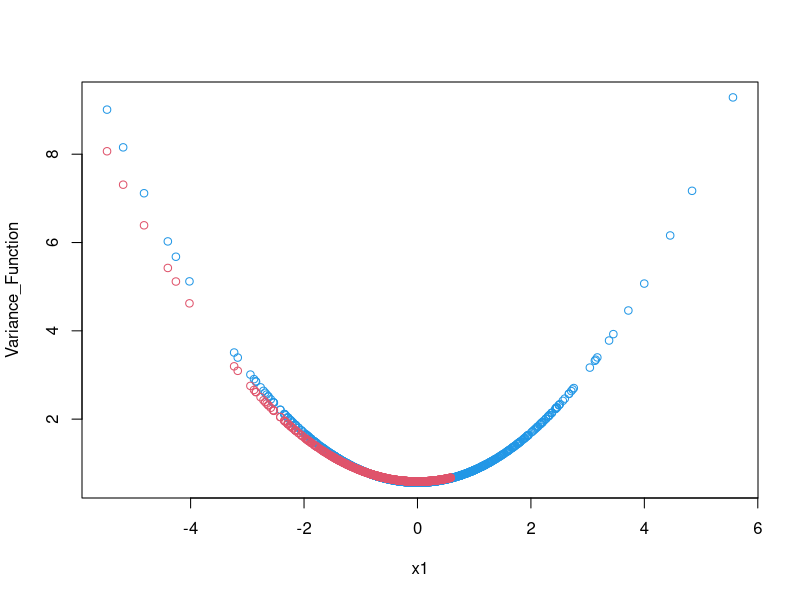
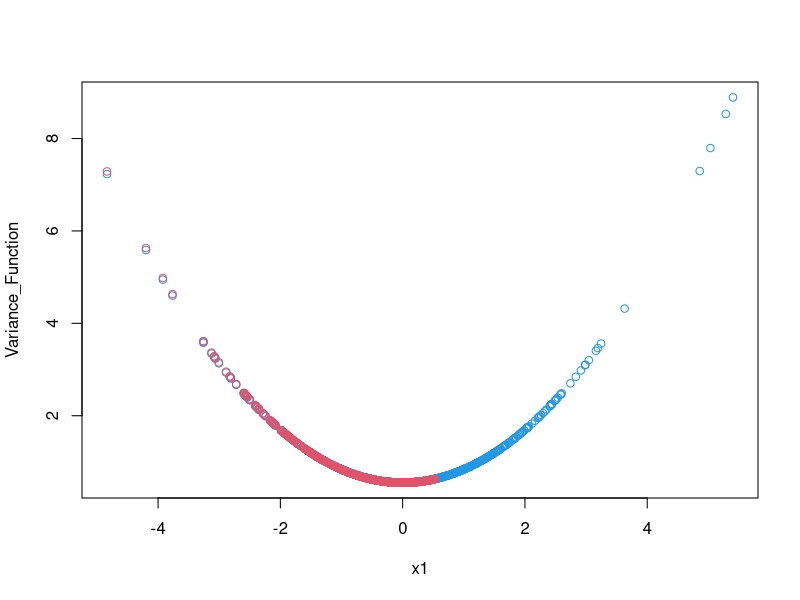
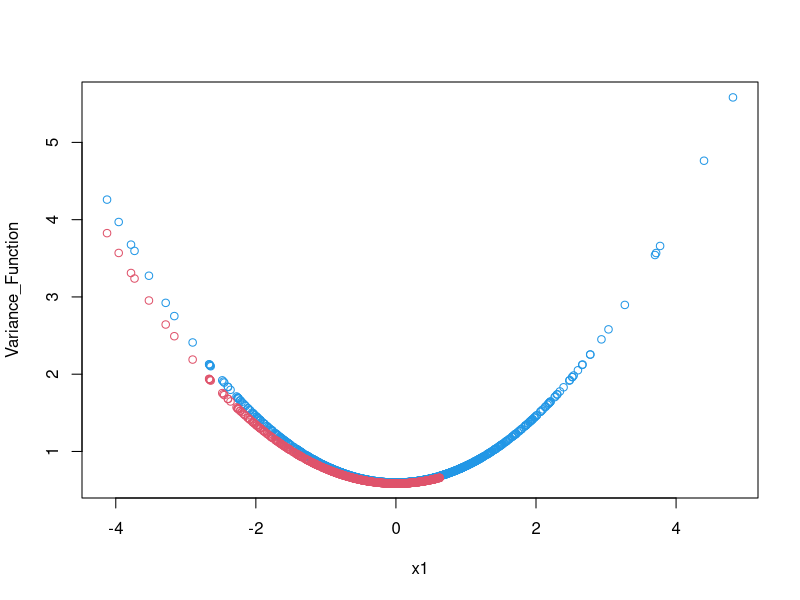
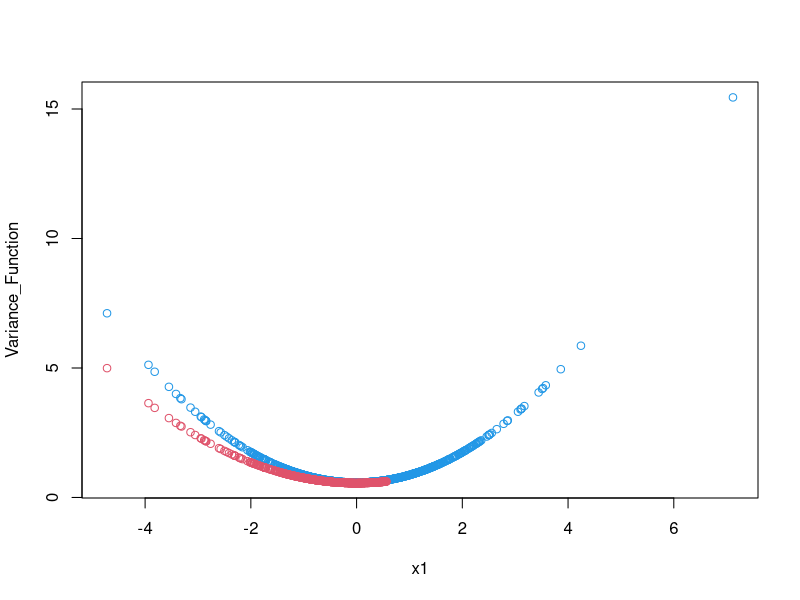
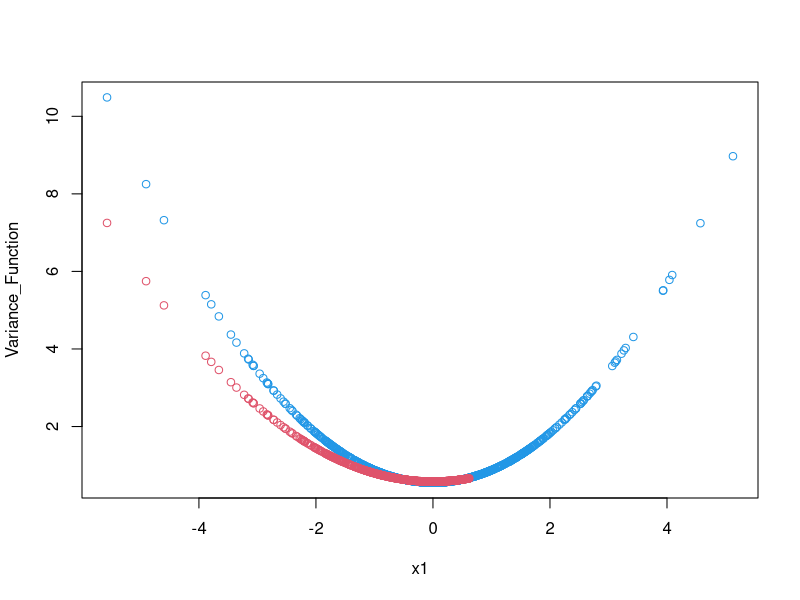
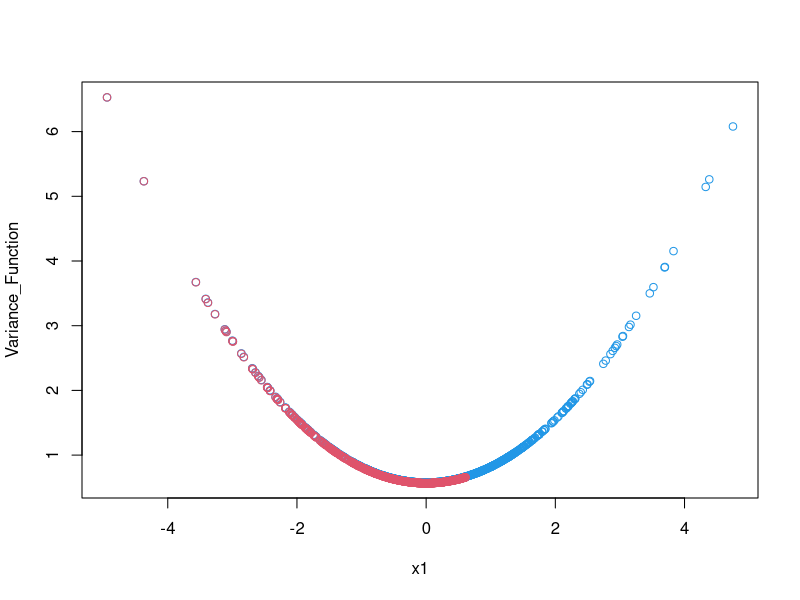
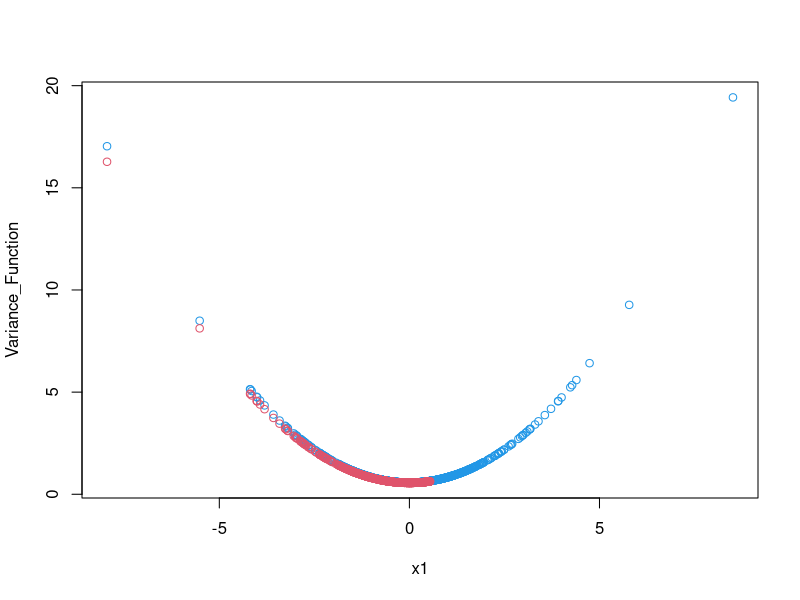
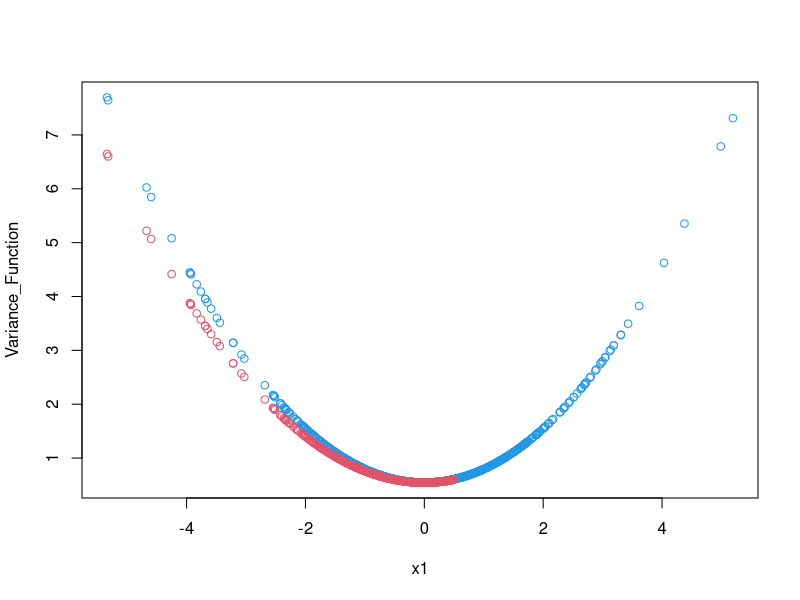

The R source for these figures, in order:
## ---- chunk 1
simulation=function(r){
  x1=rt(1000,6)
  library(rmutil)
  x2=rlaplace(1000,0,1)
  theta=c(0.5,0.25)
  v=0.5+(0.25*(x1^2))
  e=array(NA,1000)
  for(i in 1:1000)e[i]=rnorm(1,mean=0,sd=(v[i]^0.5))
  beta=c(1,6,2)
  X=cbind(1,x1,x2)
  y=(X%*%beta)+as.vector(e)
  ##Generalized least square
  beta_ols=solve(t(X)%*%X)%*%(t(X))%*%y
  F=function(beta_ols){
  #pseudolikelihood
  likelihood=function(theta,x1,y,X,beta){
    a= theta[1];b=theta[2]
    (sum(log((a+(b*(x1^2)))^0.5)))+((1/2)*(sum(((y-(X%*%beta))^2)/(a+(b*(x1^2))))))
  }
  theta_est=optim(c(0.5,0.5),x1=x1,y=y,X=X,beta=beta_ols,likelihood)$par
  v_est=(theta_est[1]+(theta_est[2]*(exp(-100))*(x1^2)))
  ty=y/(v_est^0.5);tx1=x1/(v_est^0.5);tx2=x2/(v_est^0.5);
  tx=cbind((1/v_est),tx1,tx2)
  tbeta=(solve(t(tx)%*%tx))%*%t(tx)%*%ty
  list(theta_est=theta_est,tbeta=tbeta)
  }
  ic=0
  eps1=eps2=1
  while(ic<100 && eps1>0.000001 && eps2>0.000001){
  BOLD=F(beta_ols)$tbeta
  theta_OLD=F(beta_ols)$theta_est
  BNEW=F(BOLD)$tbeta
  theta_NEW=F(BOLD)$theta_est
  beta_ols=BNEW
  eps1=(t(BNEW)%*%BNEW)-(t(BOLD)%*%BOLD)
  eps2=(t(theta_NEW)%*%theta_NEW)-(t(theta_OLD)%*%theta_OLD)
  ic=ic+1
  }
  tbeta=BNEW
  bias_tbeta=tbeta-beta
  bias_theta=theta_NEW-theta
  v_est=(theta_NEW[1]+(theta_NEW[2]*(x1^2)))
  squared_error_beta0=(tbeta[1]-beta[1])^2
  squared_error_beta1=(tbeta[2]-beta[2])^2
  squared_error_beta2=(tbeta[3]-beta[3])^2
  squared_error_theta=t(theta_NEW-theta)%*%(theta_NEW-theta)
  ##Generalised least square(with covariate missing)
  M=cbind(y,1,x1,x2);M1=M[order(x1),]
  q=quantile(M[,3],probs = 0.7)
  s=c()
  for( i in 1:nrow(M1)){
    p=M1[i,3]
    if ( p> q){
        s=append(s,i)
    }
  }
  M2=M1[-c(s),]
  ny=M2[,1];nx1=M2[,3];nx2=M2[,4]
  nX=cbind(1,nx1,nx2)
  nbeta_ols=solve(t(nX)%*%nX)%*%(t(nX))%*%ny
  nF=function(nbeta_ols){
  #pseudolikelihood
  likelihood=function(theta,x1,y,X,beta){
    a= theta[1];b=theta[2]
    (sum(log((a+(b*(x1^2)))^0.5)))+((1/2)*(sum(((y-(X%*%beta))^2)/(a+(b*(x1^2))))))
  }
  ntheta_est=optim(c(0.5,0.5),x1=nx1,y=ny,X=nX,beta=nbeta_ols,likelihood)$par
  nv_est=(ntheta_est[1]+(ntheta_est[2]*(nx1^2)))
  nty=ny/(nv_est^0.5);ntx1=nx1/(nv_est^0.5);ntx2=nx2/(nv_est^0.5);
  ntx=cbind((1/nv_est),ntx1,ntx2)
  ntbeta=(solve(t(ntx)%*%ntx))%*%t(ntx)%*%nty
  list(ntheta_est=ntheta_est,ntbeta=ntbeta)
  }
  ic=0
  eps1=eps2=1
  while(ic<100 && eps1>0.000001 && eps2>0.000001){
  nBOLD=nF(nbeta_ols)$ntbeta
  ntheta_OLD=nF(nbeta_ols)$ntheta_est
  nBNEW=nF(nBOLD)$ntbeta
  ntheta_NEW=nF(nBOLD)$ntheta_est
  nbeta_ols=nBNEW
  eps1=(t(nBNEW)%*%nBNEW)-(t(nBOLD)%*%nBOLD)
  eps2=(t(ntheta_NEW)%*%ntheta_NEW)-(t(ntheta_OLD)%*%ntheta_OLD)
  ic=ic+1
  }
  ntbeta=nBNEW
  nbias_tbeta=ntbeta-beta
  nbias_theta=ntheta_NEW-theta
  nsquared_error_beta0=(ntbeta[1]-beta[1])^2
  nsquared_error_beta1=(ntbeta[2]-beta[2])^2
  nsquared_error_beta2=(ntbeta[3]-beta[3])^2
  nsquared_error_theta=t(ntheta_NEW-theta)%*%(ntheta_NEW-theta)
  nv_est=(ntheta_NEW[1]+(ntheta_NEW[2]*(nx1^2)))
  #plotting
  plot(x1,v_est,col=4,xlab = "x1",ylab="Variance_Function")
  points(nx1,nv_est,col=2)
  list(bias=bias_tbeta,nbias=nbias_tbeta,se_beta0=squared_error_beta0,se_beta1=squared_error_beta1,se_beta2=squared_error_beta2,nse_beta0=nsquared_error_beta0,nse_beta1=nsquared_error_beta1,nse_beta2=nsquared_error_beta2,bias_o=bias_theta,nbias_o=nbias_theta,se_o=squared_error_theta,nse_o=nsquared_error_theta,BETA=tbeta,nBETA=ntbeta,THETA=theta_NEW,nTHETA=ntheta_NEW,x1=x1,v_est=v_est,nx1=nx1,nv_est=nv_est)
}
## ---- chunk 2
r=c(1:100)
H=lapply(r,simulation)
## ---- chunk 3
#Bias and MSE of Beta
b=nb=array(NA,c(100,3))
m_beta0=m_beta1=m_beta2=array(NA,100)
 nm_beta0= nm_beta1=nm_beta2=array(NA,100)
for (i in 1:100){
  for(j in 1:3){
  b[i,j]=H[[i]]$bias[j]
  nb[i,j]=H[[i]]$nbias[j]
  m_beta0[i]=H[[i]]$se_beta0
  m_beta1[i]=H[[i]]$se_beta1
  m_beta2[i]=H[[i]]$se_beta2
  nm_beta0[i]=H[[i]]$nse_beta0
  nm_beta1[i]=H[[i]]$nse_beta1
  nm_beta2[i]=H[[i]]$nse_beta2
  
  }
}
### 'n' stands for observations after missing
#MSE (Complete observations and observations after missing)
mean(m_beta0);mean(nm_beta0)
mean(m_beta1);mean(nm_beta1)
mean(m_beta2);mean(nm_beta2)
#Bias(Complete observations and observations after missing)
mean(b[,1]);mean(nb[,1])
mean(b[,2]);mean(nb[,2])
mean(b[,3]);mean(nb[,3])
## ---- chunk 4
#Bias and MSE of theta 
b_o=nb_o=array(NA,c(100,3))
m_o=nm_o=array(NA,100)
for (i in 1:100){
  for(j in 1:2){
  b_o[i,j]=H[[i]]$bias_o[j]
  nb_o[i,j]=H[[i]]$nbias_o[j]
  m_o[i]=H[[i]]$se_o
  nm_o[i]=H[[i]]$nse_o
  }
}
### 'n' stands for observations after missing
#MSE (Complete observations and observations after missing)
mean(m_o);mean(nm_o)
#Bias(Complete observations and observations after missing)
mean(b_o[,1]);mean(nb_o[,1])
mean(b_o[,2]);mean(nb_o[,2])
## ---- chunk 5
#plotting(Comparing BETA for complete observations and for observations after missing)
beta=nbeta=array(NA,c(100,3))
for (i in 1:100){
  for(j in 1:3){
  beta[i,j]=H[[i]]$BETA[j]
  nbeta[i,j]=H[[i]]$nBETA[j]
  }
}
par(mfrow=c(1,2))
boxplot(beta[,1],xlab="beta_0",ylim=c(0.35,1.0));boxplot(nbeta[,1],xlab="new_beta_0",ylim=c(0.35,1.0))
boxplot(beta[,2],xlab="beta_1",ylim=c(3.5,7.8));boxplot(nbeta[,2],xlab="new_beta_1",ylim=c(3.5,7.8))
boxplot(beta[,3],xlab="beta_2",ylim=c(-1.5,2.6));boxplot(nbeta[,3],xlab="new_beta_2",ylim=c(-1.5,2.6))
## ---- chunk 6
#plotting(Comparing THETA for complete observations and for observations after missing)
theta=ntheta=array(NA,c(100,2))
for (i in 1:100){
  for(j in 1:2){
  theta[i,j]=H[[i]]$THETA[j]
  ntheta[i,j]=H[[i]]$nTHETA[j]
  }
}
par(mfrow=c(1,2))
boxplot(theta[,1],xlab="theta_1",ylim=c(0.1,1.0));boxplot(ntheta[,1],xlab="new_theta_1",ylim=c(0.1,1.0))
boxplot(theta[,2],xlab="theta_2",ylim=c(0.0,0.6));boxplot(ntheta[,2],xlab="new_theta_2",ylim=c(0.0,0.6))
